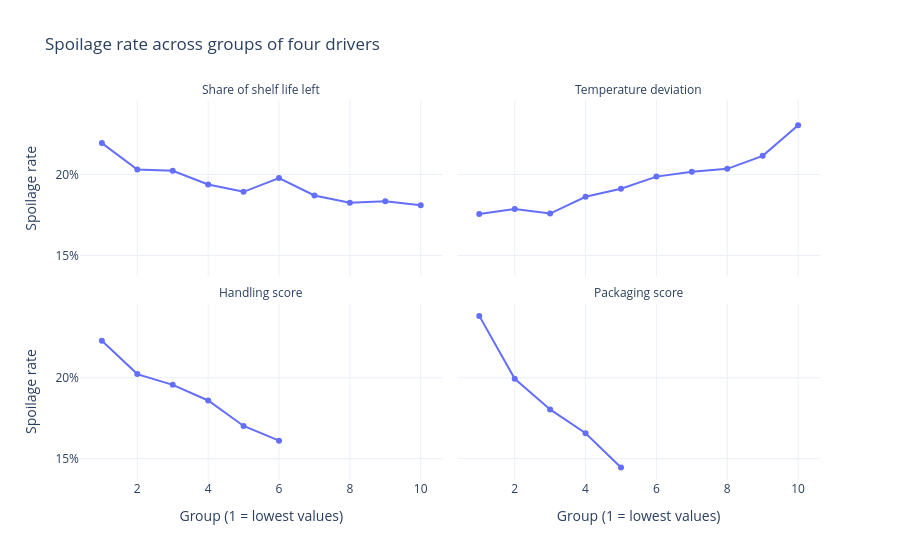

The cell this chart's notebook holds for it:
### Markdown cell above
## 5. What moves the spoilage rate? Four drivers, split into groups

Batches are split into up to 10 equal-sized groups (group 1 = lowest values, last group = highest) and the spoilage rate is computed per group. `handling_score` and `packaging_score` take few distinct values, so they end up with 6 and 5 groups.
The effects are small but consistent in direction: the rate falls from about 24 % to 14 % as `packaging_score` rises, from about 22 % to 16 % as `handling_score` rises,
and rises from about 18 % to 23 % as `temp_deviation` rises. The share of shelf life left is the right way to use days-to-expiry (the raw `days_until_expiry` has r = −0.004).

### Code cell
drivers = {
    "Share of shelf life left": (df["days_until_expiry"] / df["shelf_life_days"]).clip(0, 1),
    "Temperature deviation": df["temp_deviation"],
    "Handling score": df["handling_score"],
    "Packaging score": df["packaging_score"],
}

rows = []
for name, values in drivers.items():
    groups = pd.qcut(values, 10, duplicates="drop")
    g = df.groupby(groups, observed=True)["was_spoiled"].agg(["mean", "size"])
    for i, (_, r) in enumerate(g.iterrows(), start=1):
        rows.append({"driver": name, "decile": i, "spoilage_rate": r["mean"], "batches": int(r["size"])})
deciles = pd.DataFrame(rows)

# checks: end points quoted in the report
def ends(name):
    s = deciles[deciles["driver"] == name].sort_values("decile")["spoilage_rate"]
    return round(s.iloc[0] * 100), round(s.iloc[-1] * 100)
assert ends("Packaging score") == (24, 14) and ends("Handling score") == (22, 16)
assert ends("Temperature deviation") == (18, 23) and ends("Share of shelf life left") == (22, 18)

fig = px.line(deciles, x="decile", y="spoilage_rate", facet_col="driver", facet_col_wrap=2, markers=True,
              hover_data={"batches": ":,", "spoilage_rate": ":.1%"},
              labels={"spoilage_rate": "Spoilage rate", "decile": "Group (1 = lowest values)"},
              title="Spoilage rate across groups of four drivers")
fig.update_yaxes(tickformat=".0%")
fig.for_each_annotation(lambda a: a.update(text=a.text.split("=")[-1]))
show_and_save(fig, "04_driver_deciles")

### Figure 1 — Plotly figure (JSON) as saved in the notebook; plotly's stock layout.template omitted (floating-point values rounded to 4 significant figures)
{"data": [{"customdata": [[10649], [9587], [10862], [13630], [5273], [10454], [9546], [10021], [10050], [9928]], "hovertemplate": "driver=Share of shelf life left<br>Group (1 = lowest values)=%{x}<br>Spoilage rate=%{y:.1%}<br>batches=%{customdata[0]:,}<extra></extra>", "legendgroup": "", "line": {"color": "#636efa", "dash": "solid"}, "marker": {"symbol": "circle"}, "mode": "lines+markers", "name": "", "orientation": "v", "showlegend": false, "type": "scatter", "x": [1, 2, 3, 4, 5, 6, 7, 8, 9, 10], "xaxis": "x3", "y": [0.2194, 0.203, 0.2023, 0.1938, 0.1893, 0.1978, 0.187, 0.1825, 0.1835, 0.181], "yaxis": "y3"}, {"customdata": [[13936], [7749], [11168], [7218], [12950], [8683], [9903], [9840], [9097], [9456]], "hovertemplate": "driver=Temperature deviation<br>Group (1 = lowest values)=%{x}<br>Spoilage rate=%{y:.1%}<br>batches=%{customdata[0]:,}<extra></extra>", "legendgroup": "", "line": {"color": "#636efa", "dash": "solid"}, "marker": {"symbol": "circle"}, "mode": "lines+markers", "name": "", "orientation": "v", "showlegend": false, "type": "scatter", "x": [1, 2, 3, 4, 5, 6, 7, 8, 9, 10], "xaxis": "x4", "y": [0.1756, 0.1787, 0.1759, 0.1862, 0.1912, 0.1987, 0.2017, 0.2035, 0.2115, 0.2303], "yaxis": "y4"}, {"customdata": [[28630], [14314], [14200], [14256], [14352], [14248]], "hovertemplate": "driver=Handling score<br>Group (1 = lowest values)=%{x}<br>Spoilage rate=%{y:.1%}<br>batches=%{customdata[0]:,}<extra></extra>", "legendgroup": "", "line": {"color": "#636efa", "dash": "solid"}, "marker": {"symbol": "circle"}, "mode": "lines+markers", "name": "", "orientation": "v", "showlegend": false, "type": "scatter", "x": [1, 2, 3, 4, 5, 6], "xaxis": "x", "y": [0.2228, 0.2022, 0.1956, 0.186, 0.1702, 0.1611], "yaxis": "y"}, {"customdata": [[33212], [16874], [16737], [16521], [16656]], "hovertemplate": "driver=Packaging score<br>Group (1 = lowest values)=%{x}<br>Spoilage rate=%{y:.1%}<br>batches=%{customdata[0]:,}<extra></extra>", "legendgroup": "", "line": {"color": "#636efa", "dash": "solid"}, "marker": {"symbol": "circle"}, "mode": "lines+markers", "name": "", "orientation": "v", "showlegend": false, "type": "scatter", "x": [1, 2, 3, 4, 5], "xaxis": "x2", "y": [0.2382, 0.1994, 0.1804, 0.1657, 0.1446], "yaxis": "y2"}], "layout": {"annotations": [{"font": {}, "showarrow": false, "text": "Handling score", "x": 0.245, "xanchor": "center", "xref": "paper", "y": 0.465, "yanchor": "bottom", "yref": "paper"}, {"font": {}, "showarrow": false, "text": "Packaging score", "x": 0.755, "xanchor": "center", "xref": "paper", "y": 0.465, "yanchor": "bottom", "yref": "paper"}, {"font": {}, "showarrow": false, "text": "Share of shelf life left", "x": 0.245, "xanchor": "center", "xref": "paper", "y": 1.0, "yanchor": "bottom", "yref": "paper"}, {"font": {}, "showarrow": false, "text": "Temperature deviation", "x": 0.755, "xanchor": "center", "xref": "paper", "y": 1.0, "yanchor": "bottom", "yref": "paper"}], "legend": {"tracegroupgap": 0}, "title": {"text": "Spoilage rate across groups of four drivers"}, "xaxis": {"anchor": "y", "domain": [0.0, 0.49], "title": {"text": "Group (1 = lowest values)"}}, "xaxis2": {"anchor": "y2", "domain": [0.51, 1.0], "matches": "x", "title": {"text": "Group (1 = lowest values)"}}, "xaxis3": {"anchor": "y3", "domain": [0.0, 0.49], "matches": "x", "showticklabels": false}, "xaxis4": {"anchor": "y4", "domain": [0.51, 1.0], "matches": "x", "showticklabels": false}, "yaxis": {"anchor": "x", "domain": [0.0, 0.465], "tickformat": ".0%", "title": {"text": "Spoilage rate"}}, "yaxis2": {"anchor": "x2", "domain": [0.0, 0.465], "matches": "y", "showticklabels": false, "tickformat": ".0%"}, "yaxis3": {"anchor": "x3", "domain": [0.535, 1.0], "matches": "y", "tickformat": ".0%", "title": {"text": "Spoilage rate"}}, "yaxis4": {"anchor": "x4", "domain": [0.535, 1.0], "matches": "y", "showticklabels": false, "tickformat": ".0%"}}}
